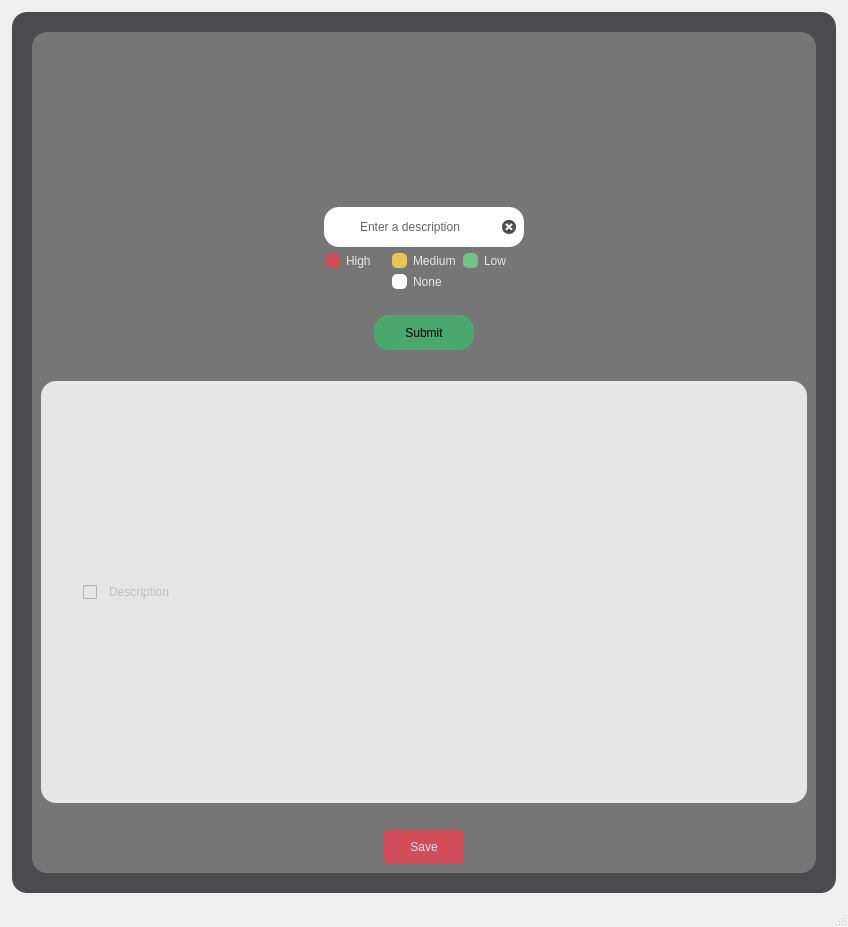
<?xml version="1.0" encoding="UTF-8"?>
<ui version="4.0">
 <class>MainWindow</class>
 <widget class="QMainWindow" name="MainWindow">
  <property name="geometry">
   <rect>
    <x>0</x>
    <y>0</y>
    <width>848</width>
    <height>927</height>
   </rect>
  </property>
  <property name="windowTitle">
   <string>MainWindow</string>
  </property>
  <widget class="QWidget" name="centralwidget">
   <property name="styleSheet">
    <string notr="true">border-radius: 15px;</string>
   </property>
   <layout class="QVBoxLayout" name="verticalLayout_2">
    <property name="leftMargin">
     <number>12</number>
    </property>
    <property name="topMargin">
     <number>12</number>
    </property>
    <property name="rightMargin">
     <number>12</number>
    </property>
    <property name="bottomMargin">
     <number>12</number>
    </property>
    <item>
     <widget class="QFrame" name="mainFrame">
      <property name="styleSheet">
       <string notr="true">background-color: rgb(75, 75, 77);
border-radius: 15px;
</string>
      </property>
      <property name="frameShape">
       <enum>QFrame::StyledPanel</enum>
      </property>
      <property name="frameShadow">
       <enum>QFrame::Raised</enum>
      </property>
      <layout class="QHBoxLayout" name="horizontalLayout">
       <property name="spacing">
        <number>0</number>
       </property>
       <property name="leftMargin">
        <number>0</number>
       </property>
       <property name="topMargin">
        <number>0</number>
       </property>
       <property name="rightMargin">
        <number>0</number>
       </property>
       <property name="bottomMargin">
        <number>0</number>
       </property>
       <item>
        <layout class="QGridLayout" name="gridContent">
         <item row="1" column="0">
          <spacer name="horizontalSpacer">
           <property name="orientation">
            <enum>Qt::Horizontal</enum>
           </property>
           <property name="sizeType">
            <enum>QSizePolicy::Fixed</enum>
           </property>
           <property name="sizeHint" stdset="0">
            <size>
             <width>20</width>
             <height>20</height>
            </size>
           </property>
          </spacer>
         </item>
         <item row="0" column="1">
          <spacer name="verticalSpacer_2">
           <property name="orientation">
            <enum>Qt::Vertical</enum>
           </property>
           <property name="sizeType">
            <enum>QSizePolicy::Fixed</enum>
           </property>
           <property name="sizeHint" stdset="0">
            <size>
             <width>20</width>
             <height>20</height>
            </size>
           </property>
          </spacer>
         </item>
         <item row="2" column="1">
          <spacer name="verticalSpacer">
           <property name="orientation">
            <enum>Qt::Vertical</enum>
           </property>
           <property name="sizeType">
            <enum>QSizePolicy::Fixed</enum>
           </property>
           <property name="sizeHint" stdset="0">
            <size>
             <width>20</width>
             <height>20</height>
            </size>
           </property>
          </spacer>
         </item>
         <item row="1" column="2">
          <spacer name="horizontalSpacer_8">
           <property name="orientation">
            <enum>Qt::Horizontal</enum>
           </property>
           <property name="sizeType">
            <enum>QSizePolicy::Fixed</enum>
           </property>
           <property name="sizeHint" stdset="0">
            <size>
             <width>20</width>
             <height>20</height>
            </size>
           </property>
          </spacer>
         </item>
         <item row="1" column="1">
          <widget class="QFrame" name="frame">
           <property name="styleSheet">
            <string notr="true">background-color: rgb(118, 118, 119);
border-top-left-radius: 15px;
border-top-right-radius: 15px;
border-bottom-right-radius: 15px;
border-bottom-left-radius: 15px;
</string>
           </property>
           <property name="frameShape">
            <enum>QFrame::StyledPanel</enum>
           </property>
           <property name="frameShadow">
            <enum>QFrame::Raised</enum>
           </property>
           <layout class="QGridLayout" name="gridLayout_2">
            <item row="5" column="1">
             <spacer name="horizontalSpacer_4">
              <property name="orientation">
               <enum>Qt::Horizontal</enum>
              </property>
              <property name="sizeHint" stdset="0">
               <size>
                <width>40</width>
                <height>20</height>
               </size>
              </property>
             </spacer>
            </item>
            <item row="2" column="1">
             <spacer name="horizontalSpacer_7">
              <property name="orientation">
               <enum>Qt::Horizontal</enum>
              </property>
              <property name="sizeHint" stdset="0">
               <size>
                <width>40</width>
                <height>30</height>
               </size>
              </property>
             </spacer>
            </item>
            <item row="12" column="3">
             <spacer name="horizontalSpacer_9">
              <property name="orientation">
               <enum>Qt::Horizontal</enum>
              </property>
              <property name="sizeHint" stdset="0">
               <size>
                <width>40</width>
                <height>20</height>
               </size>
              </property>
             </spacer>
            </item>
            <item row="0" column="2">
             <layout class="QVBoxLayout" name="verticalLayout">
              <item>
               <widget class="QLabel" name="label">
                <property name="sizePolicy">
                 <sizepolicy hsizetype="Maximum" vsizetype="Maximum">
                  <horstretch>0</horstretch>
                  <verstretch>0</verstretch>
                 </sizepolicy>
                </property>
                <property name="maximumSize">
                 <size>
                  <width>200</width>
                  <height>80</height>
                 </size>
                </property>
                <property name="layoutDirection">
                 <enum>Qt::LeftToRight</enum>
                </property>
                <property name="autoFillBackground">
                 <bool>false</bool>
                </property>
                <property name="styleSheet">
                 <string notr="true"/>
                </property>
                <property name="text">
                 <string/>
                </property>
                <property name="pixmap">
                 <pixmap resource="resources/images.qrc">:/logo/logo/logo2.png</pixmap>
                </property>
                <property name="scaledContents">
                 <bool>false</bool>
                </property>
                <property name="alignment">
                 <set>Qt::AlignCenter</set>
                </property>
               </widget>
              </item>
             </layout>
            </item>
            <item row="3" column="3">
             <spacer name="horizontalSpacer_3">
              <property name="orientation">
               <enum>Qt::Horizontal</enum>
              </property>
              <property name="sizeHint" stdset="0">
               <size>
                <width>40</width>
                <height>30</height>
               </size>
              </property>
             </spacer>
            </item>
            <item row="5" column="2" alignment="Qt::AlignHCenter">
             <widget class="QPushButton" name="submitButton">
              <property name="sizePolicy">
               <sizepolicy hsizetype="Maximum" vsizetype="Maximum">
                <horstretch>0</horstretch>
                <verstretch>0</verstretch>
               </sizepolicy>
              </property>
              <property name="minimumSize">
               <size>
                <width>100</width>
                <height>10</height>
               </size>
              </property>
              <property name="maximumSize">
               <size>
                <width>150</width>
                <height>35</height>
               </size>
              </property>
              <property name="baseSize">
               <size>
                <width>100</width>
                <height>100</height>
               </size>
              </property>
              <property name="layoutDirection">
               <enum>Qt::LeftToRight</enum>
              </property>
              <property name="styleSheet">
               <string notr="true">QPushButton {	
	background-color: rgb(74, 167, 110);

}
QPushButton:hover {
	background-color: rgb(122, 233, 161);
}
QPushButton:pressed {	
	background-color: rgb(85, 170, 255);
}</string>
              </property>
              <property name="text">
               <string>Submit</string>
              </property>
             </widget>
            </item>
            <item row="2" column="3">
             <spacer name="horizontalSpacer_6">
              <property name="orientation">
               <enum>Qt::Horizontal</enum>
              </property>
              <property name="sizeHint" stdset="0">
               <size>
                <width>40</width>
                <height>30</height>
               </size>
              </property>
             </spacer>
            </item>
            <item row="11" column="1">
             <spacer name="horizontalSpacer_11">
              <property name="orientation">
               <enum>Qt::Horizontal</enum>
              </property>
              <property name="sizeHint" stdset="0">
               <size>
                <width>40</width>
                <height>20</height>
               </size>
              </property>
             </spacer>
            </item>
            <item row="12" column="2">
             <layout class="QGridLayout" name="gridLayout_5">
              <item row="0" column="0">
               <widget class="QPushButton" name="saveButton">
                <property name="sizePolicy">
                 <sizepolicy hsizetype="Fixed" vsizetype="Fixed">
                  <horstretch>0</horstretch>
                  <verstretch>0</verstretch>
                 </sizepolicy>
                </property>
                <property name="minimumSize">
                 <size>
                  <width>80</width>
                  <height>35</height>
                 </size>
                </property>
                <property name="maximumSize">
                 <size>
                  <width>80</width>
                  <height>35</height>
                 </size>
                </property>
                <property name="styleSheet">
                 <string notr="true">QPushButton {	
	background-color: rgb(210, 77, 90);
	color: rgb(230, 230, 230);
	border-top-left-radius: 5px;	
	border-top-right-radius: 5px;
	border-bottom-right-radius: 5px;
	border-bottom-left-radius: 5px;

}
QPushButton:hover {
	background-color: rgb(195, 62, 75);
}
QPushButton:pressed {	
	background-color: rgb(85, 170, 255);
}</string>
                </property>
                <property name="text">
                 <string>Save</string>
                </property>
               </widget>
              </item>
             </layout>
            </item>
            <item row="12" column="1">
             <spacer name="horizontalSpacer_10">
              <property name="orientation">
               <enum>Qt::Horizontal</enum>
              </property>
              <property name="sizeHint" stdset="0">
               <size>
                <width>40</width>
                <height>20</height>
               </size>
              </property>
             </spacer>
            </item>
            <item row="1" column="2">
             <spacer name="verticalSpacer_5">
              <property name="orientation">
               <enum>Qt::Vertical</enum>
              </property>
              <property name="sizeType">
               <enum>QSizePolicy::Fixed</enum>
              </property>
              <property name="sizeHint" stdset="0">
               <size>
                <width>20</width>
                <height>80</height>
               </size>
              </property>
             </spacer>
            </item>
            <item row="2" column="2">
             <widget class="QLineEdit" name="descriptionField">
              <property name="maximumSize">
               <size>
                <width>200</width>
                <height>40</height>
               </size>
              </property>
              <property name="styleSheet">
               <string notr="true">background-color: rgb(255, 255, 255);
color: rgb(100, 100, 100);</string>
              </property>
              <property name="inputMask">
               <string/>
              </property>
              <property name="text">
               <string>Enter a description</string>
              </property>
              <property name="alignment">
               <set>Qt::AlignCenter</set>
              </property>
              <property name="readOnly">
               <bool>false</bool>
              </property>
              <property name="cursorMoveStyle">
               <enum>Qt::LogicalMoveStyle</enum>
              </property>
              <property name="clearButtonEnabled">
               <bool>true</bool>
              </property>
             </widget>
            </item>
            <item row="11" column="3">
             <spacer name="horizontalSpacer_12">
              <property name="orientation">
               <enum>Qt::Horizontal</enum>
              </property>
              <property name="sizeHint" stdset="0">
               <size>
                <width>40</width>
                <height>20</height>
               </size>
              </property>
             </spacer>
            </item>
            <item row="3" column="2">
             <layout class="QGridLayout" name="gridLayout_3">
              <property name="leftMargin">
               <number>1</number>
              </property>
              <property name="topMargin">
               <number>0</number>
              </property>
              <property name="rightMargin">
               <number>0</number>
              </property>
              <property name="bottomMargin">
               <number>0</number>
              </property>
              <property name="horizontalSpacing">
               <number>-1</number>
              </property>
              <item row="0" column="0">
               <widget class="QCheckBox" name="high">
                <property name="styleSheet">
                 <string notr="true">QCheckBox
{
	color: rgb(230, 230, 230);
}
QCheckBox::indicator::unchecked
{
	background-color: rgb(210, 77, 90);
	width : 15px;
	height : 15px;
	border-top-left-radius: 5px;	
	border-top-right-radius: 5px;
	border-bottom-right-radius: 5px;
	border-bottom-left-radius: 5px;
}

</string>
                </property>
                <property name="text">
                 <string>High</string>
                </property>
               </widget>
              </item>
              <item row="0" column="2">
               <widget class="QCheckBox" name="low">
                <property name="styleSheet">
                 <string notr="true">QCheckBox
{
	color: rgb(230, 230, 230);
}
QCheckBox::indicator::unchecked
{
	background-color: rgb(115, 193, 139);
	width : 15px;
	height : 15px;
	border-top-left-radius: 5px;	
	border-top-right-radius: 5px;
	border-bottom-right-radius: 5px;
	border-bottom-left-radius: 5px;
}</string>
                </property>
                <property name="text">
                 <string>Low</string>
                </property>
               </widget>
              </item>
              <item row="0" column="1">
               <widget class="QCheckBox" name="medium">
                <property name="styleSheet">
                 <string notr="true">QCheckBox
{
	color: rgb(230, 230, 230);

}
QCheckBox::indicator::unchecked
{
	background-color: rgb(233, 196, 87);
	width : 15px;
	height : 15px;
	border-top-left-radius: 5px;	
	border-top-right-radius: 5px;
	border-bottom-right-radius: 5px;
	border-bottom-left-radius: 5px;
}</string>
                </property>
                <property name="text">
                 <string>Medium</string>
                </property>
               </widget>
              </item>
              <item row="1" column="1">
               <widget class="QCheckBox" name="none">
                <property name="styleSheet">
                 <string notr="true">QCheckBox
{
	color: rgb(230, 230, 230);

}

QCheckBox::indicator::unchecked
{
	background-color: rgb(255, 255, 255);
	width : 15px;
	height : 15px;
	border-top-left-radius: 5px;	
	border-top-right-radius: 5px;
	border-bottom-right-radius: 5px;
	border-bottom-left-radius: 5px;
}</string>
                </property>
                <property name="text">
                 <string>None</string>
                </property>
               </widget>
              </item>
             </layout>
            </item>
            <item row="5" column="3">
             <spacer name="horizontalSpacer_5">
              <property name="orientation">
               <enum>Qt::Horizontal</enum>
              </property>
              <property name="sizeType">
               <enum>QSizePolicy::Expanding</enum>
              </property>
              <property name="sizeHint" stdset="0">
               <size>
                <width>10</width>
                <height>30</height>
               </size>
              </property>
             </spacer>
            </item>
            <item row="3" column="1">
             <spacer name="horizontalSpacer_2">
              <property name="orientation">
               <enum>Qt::Horizontal</enum>
              </property>
              <property name="sizeHint" stdset="0">
               <size>
                <width>40</width>
                <height>20</height>
               </size>
              </property>
             </spacer>
            </item>
            <item row="7" column="1" rowspan="4" colspan="3">
             <widget class="QScrollArea" name="scrollArea">
              <property name="sizePolicy">
               <sizepolicy hsizetype="Preferred" vsizetype="Preferred">
                <horstretch>0</horstretch>
                <verstretch>0</verstretch>
               </sizepolicy>
              </property>
              <property name="minimumSize">
               <size>
                <width>0</width>
                <height>0</height>
               </size>
              </property>
              <property name="widgetResizable">
               <bool>true</bool>
              </property>
              <widget class="QWidget" name="scrollAreaWidgetContents">
               <property name="geometry">
                <rect>
                 <x>0</x>
                 <y>0</y>
                 <width>726</width>
                 <height>216</height>
                </rect>
               </property>
               <property name="styleSheet">
                <string notr="true">background-color: rgb(230, 230, 230);</string>
               </property>
               <layout class="QHBoxLayout" name="horizontalLayout_2">
                <item>
                 <layout class="QGridLayout" name="gridLayout">
                  <item row="0" column="0">
                   <widget class="QWidget" name="task" native="true">
                    <property name="enabled">
                     <bool>false</bool>
                    </property>
                    <property name="maximumSize">
                     <size>
                      <width>700</width>
                      <height>60</height>
                     </size>
                    </property>
                    <layout class="QHBoxLayout" name="horizontalLayout_3">
                     <item>
                      <widget class="QCheckBox" name="checkBox">
                       <property name="sizePolicy">
                        <sizepolicy hsizetype="Fixed" vsizetype="Fixed">
                         <horstretch>0</horstretch>
                         <verstretch>0</verstretch>
                        </sizepolicy>
                       </property>
                       <property name="text">
                        <string/>
                       </property>
                      </widget>
                     </item>
                     <item>
                      <widget class="QLabel" name="description">
                       <property name="sizePolicy">
                        <sizepolicy hsizetype="Fixed" vsizetype="Fixed">
                         <horstretch>0</horstretch>
                         <verstretch>0</verstretch>
                        </sizepolicy>
                       </property>
                       <property name="maximumSize">
                        <size>
                         <width>800</width>
                         <height>20</height>
                        </size>
                       </property>
                       <property name="text">
                        <string>Description</string>
                       </property>
                      </widget>
                     </item>
                     <item>
                      <widget class="QPushButton" name="editButton">
                       <property name="sizePolicy">
                        <sizepolicy hsizetype="Fixed" vsizetype="Fixed">
                         <horstretch>0</horstretch>
                         <verstretch>0</verstretch>
                        </sizepolicy>
                       </property>
                       <property name="minimumSize">
                        <size>
                         <width>30</width>
                         <height>30</height>
                        </size>
                       </property>
                       <property name="maximumSize">
                        <size>
                         <width>40</width>
                         <height>40</height>
                        </size>
                       </property>
                       <property name="styleSheet">
                        <string notr="true">image: url(:/icons/icons/editIcon.png)</string>
                       </property>
                       <property name="text">
                        <string/>
                       </property>
                      </widget>
                     </item>
                     <item>
                      <widget class="QPushButton" name="deleteButton">
                       <property name="sizePolicy">
                        <sizepolicy hsizetype="Fixed" vsizetype="Fixed">
                         <horstretch>0</horstretch>
                         <verstretch>0</verstretch>
                        </sizepolicy>
                       </property>
                       <property name="minimumSize">
                        <size>
                         <width>30</width>
                         <height>30</height>
                        </size>
                       </property>
                       <property name="maximumSize">
                        <size>
                         <width>40</width>
                         <height>40</height>
                        </size>
                       </property>
                       <property name="styleSheet">
                        <string notr="true">image:url(:/icons/icons/trashIcon.png)</string>
                       </property>
                       <property name="text">
                        <string/>
                       </property>
                      </widget>
                     </item>
                    </layout>
                   </widget>
                  </item>
                 </layout>
                </item>
               </layout>
              </widget>
             </widget>
            </item>
            <item row="6" column="2">
             <spacer name="verticalSpacer_4">
              <property name="orientation">
               <enum>Qt::Vertical</enum>
              </property>
              <property name="sizeType">
               <enum>QSizePolicy::Fixed</enum>
              </property>
              <property name="sizeHint" stdset="0">
               <size>
                <width>20</width>
                <height>25</height>
               </size>
              </property>
             </spacer>
            </item>
            <item row="4" column="2">
             <spacer name="verticalSpacer_3">
              <property name="orientation">
               <enum>Qt::Vertical</enum>
              </property>
              <property name="sizeType">
               <enum>QSizePolicy::Preferred</enum>
              </property>
              <property name="sizeHint" stdset="0">
               <size>
                <width>15</width>
                <height>20</height>
               </size>
              </property>
             </spacer>
            </item>
           </layout>
          </widget>
         </item>
        </layout>
       </item>
      </layout>
     </widget>
    </item>
   </layout>
  </widget>
  <widget class="QMenuBar" name="menubar">
   <property name="geometry">
    <rect>
     <x>0</x>
     <y>0</y>
     <width>848</width>
     <height>24</height>
    </rect>
   </property>
  </widget>
  <widget class="QStatusBar" name="statusbar"/>
 </widget>
 <resources>
  <include location="resources/images.qrc"/>
 </resources>
 <connections/>
</ui>
